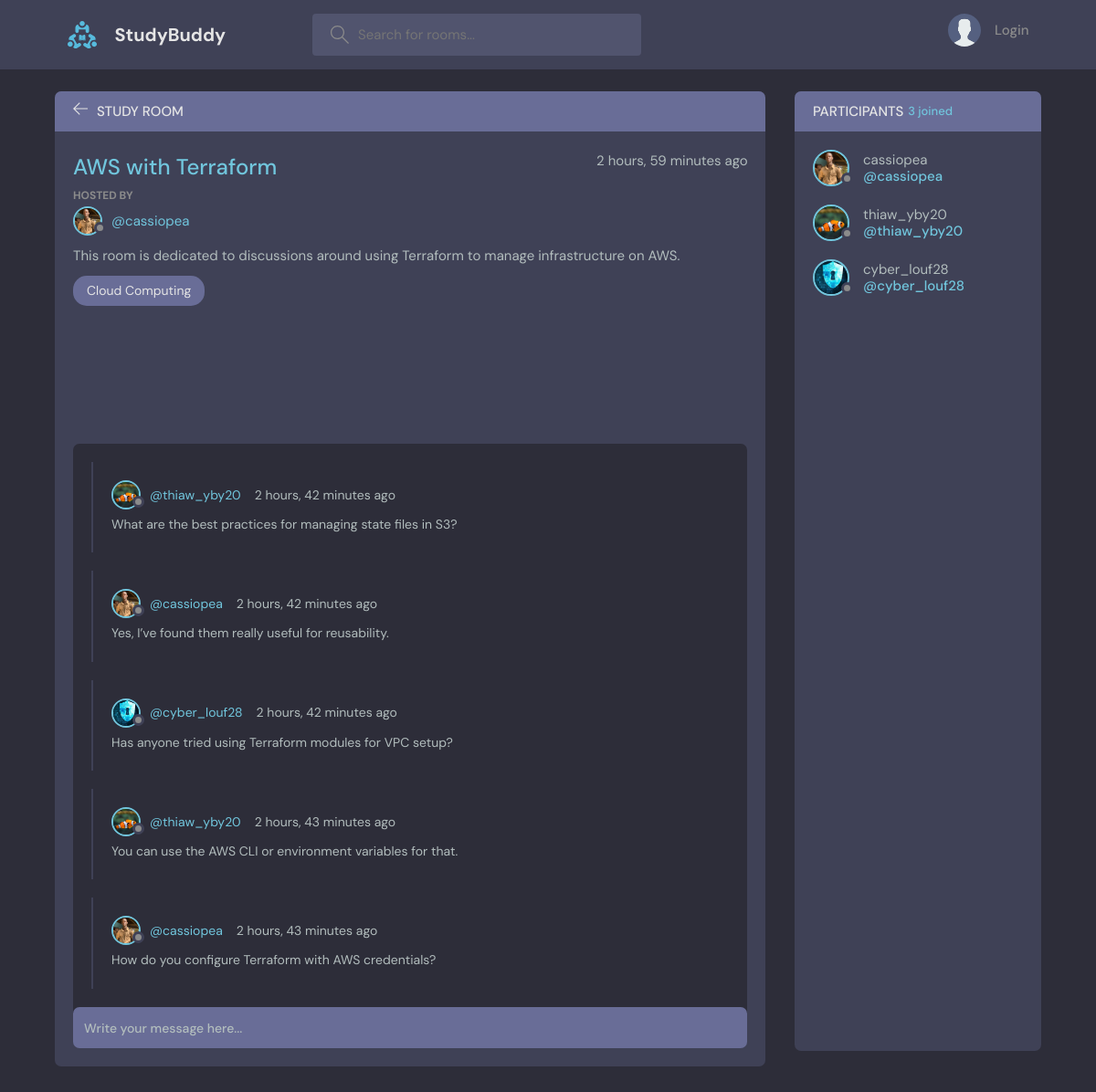
/room/1, run on the app's committed database.
### base/models.py (models this page shows, shortened)
class Room ( models.Model ) :
    host = models.ForeignKey ( User , on_delete = models.SET_NULL , null = True )
    participants = models.ManyToManyField ( User , related_name = "participants" , blank = True )
    topic = models.ForeignKey ( Topic , on_delete = models.SET_NULL , null = True )
    name = models.CharField ( max_length = 75 )
    description = models.TextField ( null = True , blank = True )
    created = models.DateTimeField ( auto_now_add = True )
    updated = models.DateTimeField ( auto_now = True )
    class Meta :
        ordering = [ '-updated' , '-created']

class User ( AbstractUser ) :
    name = models.CharField ( max_length = 200 , null = True, blank = True )
    email = models.EmailField ( unique = True , null = True , blank = False )
    bio = models.TextField ( blank = True , null = True )
    avatar = models.ImageField ( null = True , blank = True , default = "avatar.svg" )
    USERNAME_FIELD = "email"
    REQUIRED_FIELDS = [ ]

class Topic ( models.Model ) :
    name = models.CharField( max_length = 50 )

class Message ( models.Model ) :
    sender = models.ForeignKey ( User , on_delete = models.CASCADE )
    room = models.ForeignKey ( Room , on_delete = models.CASCADE )
    body = models.TextField ( )
    created = models.DateTimeField ( auto_now_add = True )
    updated = models.DateTimeField ( auto_now = True )
    class Meta :
        ordering = [ "-updated" , "-created" ]

### base/views.py (the view, shortened to what this page needs)
def room ( request , room_id ) :
    try :
        room = Room.objects.get ( id = room_id )
        room_messages = room.message_set.all()
        room_participants = room.participants.all()
        context = { "room" : room , "room_messages" : room_messages , "participants" : room_participants }
    except :
        return HttpResponse ( "Room does not exist !" )
    return render ( request , "base/room.html" , context  )

### base/templates/base/room.html (shortened to what this page needs)
{% extends 'main.html' %}
{% block body %}
    <main class="profile-page layout layout--2">
      <div class="container">
        <div class="room">
          <div class="room__top">
            <div class="room__topLeft">
              <a href="{{ request.META.HTTP_REFERER }}">
                <svg version="1.1" xmlns="http://www.w3.org/2000/svg" width="32" height="32" viewBox="0 0 32 32">
                  <title>Go Back</title>
                  <path
                    d="M13.723 2.286l-13.723 13.714 13.719 13.714 1.616-1.611-10.96-10.96h27.625v-2.286h-27.625l10.965-10.965-1.616-1.607z"
                  ></path>
                </svg>
              </a>
              <h3>Study Room</h3>
            </div>
          </div>
          <div class="room__box scroll">
            <div class="room__header scroll">
              <div class="room__info">
                <h3>{{ room.name }}</h3>
                <span>{{ room.created | timesince }} ago</span>
              </div>
              <div class="room__hosted">
                <p>Hosted By</p>
                <a href="{% url 'user_profile' room.host.id %}" class="room__author">
                  <div class="avatar avatar--small">
                    <img src="{{ room.host.avatar.url }}" />
                  </div>
                  <span>@{{ room.host.username }}</span>
                </a>
              </div>
              <div class="room__details">
                {{ room.description }}
              </div>
              <span class="room__topics">{{ room.topic.name }}</span>
            </div>
            <div class="room__conversation">
              <div class="threads scroll">
                {% for room_message in room_messages %}
                  <div class="thread">
                    <div class="thread__top">
                      <div class="thread__author">
                        <a href="{% url 'user_profile' room_message.sender.id %}" class="thread__authorInfo">
                          <div class="avatar avatar--small">
                            <img src="{{ room_message.sender.avatar.url }}" />
                          </div>
                          <span>@{{ room_message.sender.username }}</span>
                        </a>
                        <span class="thread__date">{{ room_message.created | timesince }} ago</span>
                      </div>
                    </div>
                    <div class="thread__details">
                      {{ room_message.body }}
                    </div>
                  </div>
                {% endfor %}
              </div>
            </div>
          </div>
          <div class="room__message">
            <form action="" method="post">
              <input name="body" placeholder="Write your message here..." />
            </form>
          </div>
        </div>
        <div class="participants">
          <h3 class="participants__top">Participants <span>{{ participants.count }} joined</span></h3>
          <div class="participants__list scroll">
            {% for participant in participants %}
              <a href="{% url 'user_profile' participant.id %}" class="participant">
                <div class="avatar avatar--medium">
                  <img src="{{ participant.avatar.url }}" />
                </div>
                <p>
                  {{ participant.username }}
                  <span>@{{ participant.username }}</span>
                </p>
              </a>
            {% endfor %}
          </div>
        </div>
      </div>
    </main>
{% endblock body %}

### data on the page
Room: name "AWS with Terraform", created "2 hours, 59 minutes", host.avatar (picture), host.username "cassiopea", description "This room is dedicated to discussions around using Terraform to manage infrastructure on AWS.", topic.name "Cloud Computing"
Message: sender.avatar (picture), sender.username "thiaw_yby20", created "2 hours, 42 minutes", body "What are the best practices for managing state files in S3?"
Message: sender.avatar (picture), sender.username "cassiopea", created "2 hours, 42 minutes", body "Yes, I’ve found them really useful for reusability."
Message: sender.avatar (picture), sender.username "cyber_louf28", created "2 hours, 42 minutes", body "Has anyone tried using Terraform modules for VPC setup?"
Message: sender.avatar (picture), sender.username "thiaw_yby20", created "2 hours, 43 minutes", body "You can use the AWS CLI or environment variables for that."
Message: sender.avatar (picture), sender.username "cassiopea", created "2 hours, 43 minutes", body "How do you configure Terraform with AWS credentials?"
User: avatar (picture), username "cassiopea"
User: avatar (picture), username "thiaw_yby20"
User: avatar (picture), username "cyber_louf28"

### other printed values
{{ participants.count }} "3"
